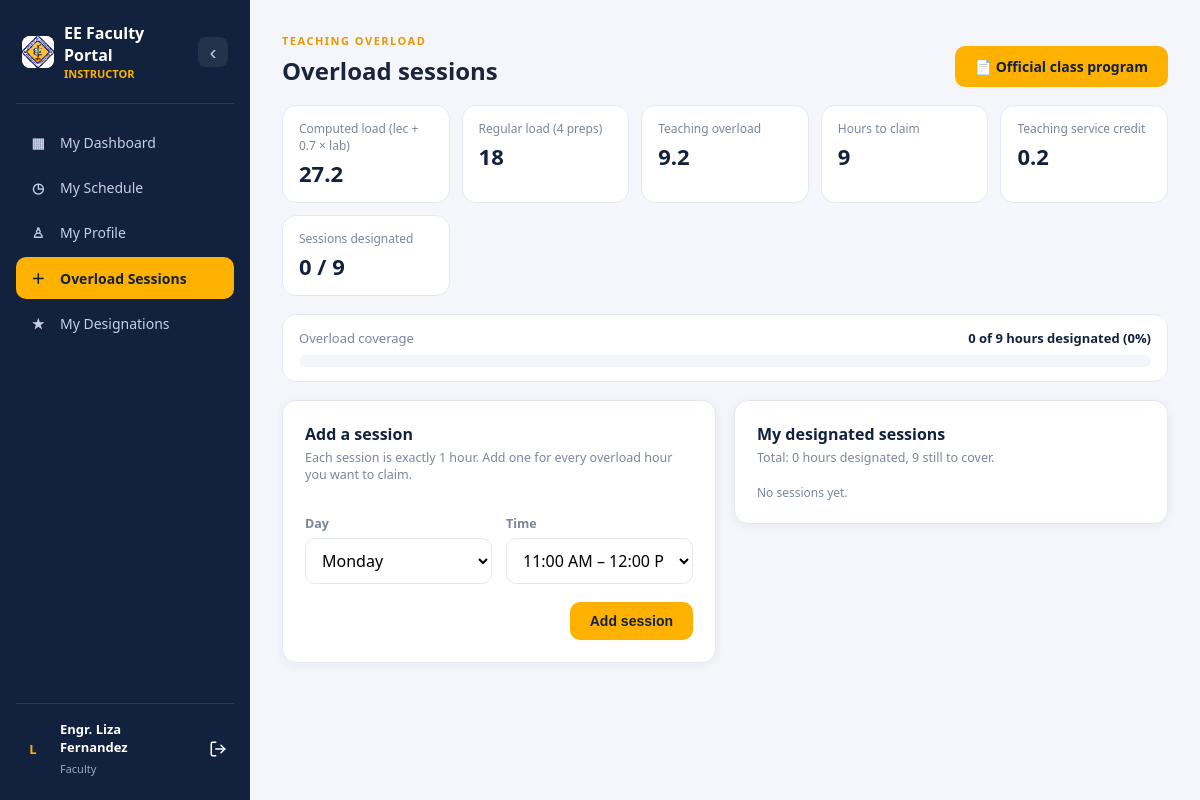
/faculty/overload.php (signed in), run on an earlier commit of the app's database.
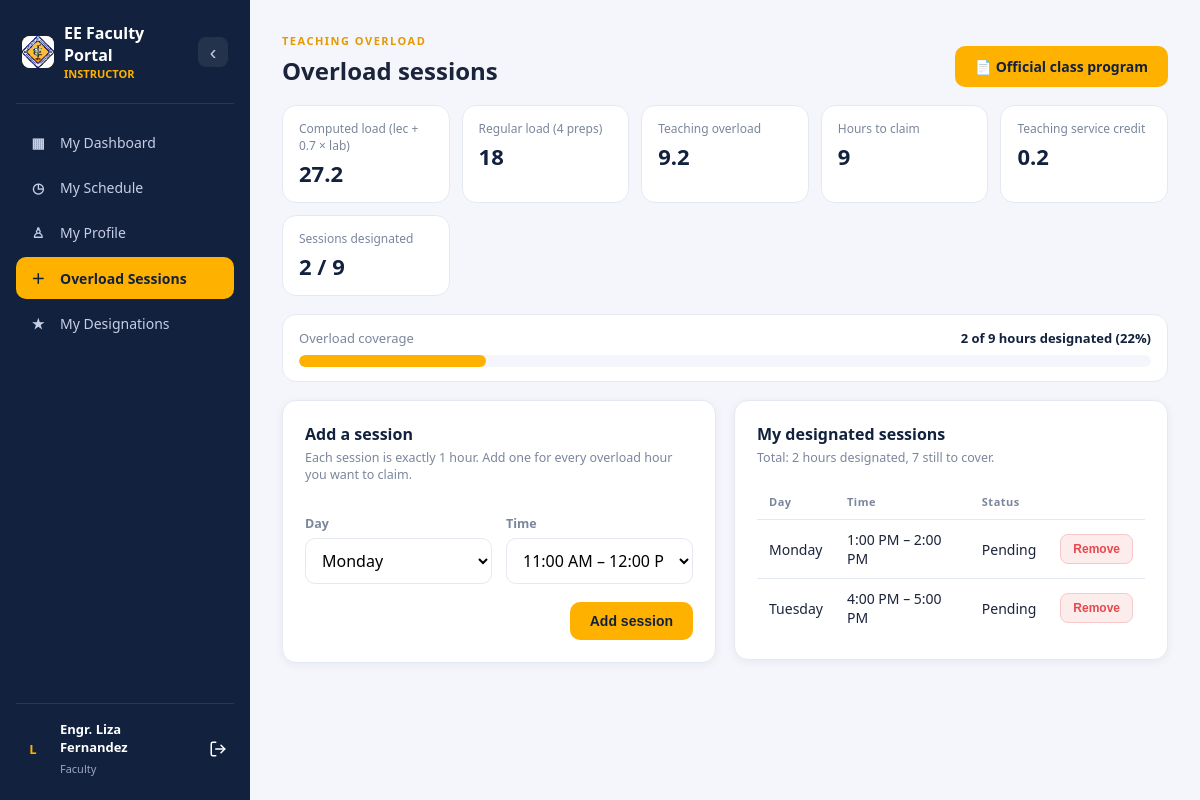
And on a later commit of the database.
### tables this page shows
CREATE TABLE `overload_sessions` (
  `session_id` int(11) NOT NULL,
  `faculty_id` int(11) NOT NULL,
  `day_of_week` varchar(10) NOT NULL,
  `start_time` time NOT NULL,
  `end_time` time NOT NULL,
  `status` enum('Pending','Approved','Rejected') NOT NULL DEFAULT 'Pending',
  `created_at` timestamp NOT NULL DEFAULT current_timestamp()
);

CREATE TABLE `schedules` (
  `schedule_id` int(11) NOT NULL,
  `course_id` int(11) NOT NULL,
  `faculty_id` int(11) DEFAULT NULL,
  `room_id` int(11) NOT NULL,
  `section` varchar(20) DEFAULT NULL,
  `class_type` enum('Lecture','Laboratory') NOT NULL DEFAULT 'Lecture',
  `day_of_week` varchar(10) DEFAULT NULL,
  `start_time` time DEFAULT NULL,
  `end_time` time DEFAULT NULL,
  `cell_color` varchar(20) DEFAULT NULL
);

### includes/auth.php (called while the page is built, shortened)
<?php
function currentUserId(): int   { return (int)($_SESSION['user_id'] ?? 0); }

### includes/schedule_helpers.php (called while the page is built, shortened)
<?php
function loadInstructor(mysqli $c, int $id): array {
    $stmt = $c->prepare("SELECT faculty_id, username, faculty_name, specialty, available_days, available_from, available_to FROM faculty WHERE faculty_id = ?");
    $stmt->bind_param('i', $id);
    $stmt->execute();
    $row = $stmt->get_result()->fetch_assoc();
    return $row;
}

### includes/print_helpers.php (called while the page is built, shortened)
<?php
require_once __DIR__ . '/ui.php';
require_once __DIR__ . '/schedule_helpers.php';
function merge_adjacent(array $rows): array {
    $out = []; $open = [];
    foreach ($rows as $r) {
        $k = implode('|', [$r['day_of_week'], $r['course_id'], $r['room_id'], $r['section'], $r['faculty_id'], $r['class_type']]);
        $out[] = $r; $open[$k] = count($out) - 1;
    }
    return $out;
}
function load_program_entries(mysqli $c, string $by = '', $val = null): array {
    $cols = ['section' => ['s.section', 's'], 'faculty' => ['s.faculty_id', 'i'], 'room' => ['s.room_id', 'i']];
    $sql = "SELECT s.schedule_id, s.course_id, s.faculty_id, s.room_id, s.section, s.class_type, s.day_of_week, s.start_time, s.end_time, s.cell_color,
                   c.course_code, c.course_name, c.units, c.year_level, r.room_name, f.faculty_name
            FROM schedules s
            JOIN courses c ON c.course_id = s.course_id
            JOIN rooms r   ON r.room_id   = s.room_id
            LEFT JOIN faculty f ON f.faculty_id = s.faculty_id";
    if (isset($cols[$by])) $sql .= " WHERE {$cols[$by][0]} = ?";
    $sql .= " ORDER BY FIELD(s.day_of_week,'Monday','Tuesday','Wednesday','Thursday','Friday'), s.start_time";
    $st = $c->prepare($sql);
    if (isset($cols[$by])) $st->bind_param($cols[$by][1], $val);
    $st->execute();
    $rows = merge_adjacent($st->get_result()->fetch_all(MYSQLI_ASSOC));
    return $rows;
}
function load_overload_sessions(mysqli $c, int $facultyId): array {
    $st = $c->prepare("SELECT session_id, day_of_week, start_time, end_time, status FROM overload_sessions
                       WHERE faculty_id = ? ORDER BY FIELD(day_of_week,'Monday','Tuesday','Wednesday','Thursday','Friday'), start_time");
    $st->bind_param('i', $facultyId);
    $st->execute();
    return $st->get_result()->fetch_all(MYSQLI_ASSOC);
}
    $c = pcfg(); ?>

### includes/ui.php (called while the page is built, shortened)
<?php
if (!function_exists('h')) {
    function h($v) { return htmlspecialchars((string)$v, ENT_QUOTES, 'UTF-8'); }
}

### faculty/overload.php (the view, shortened to what the rows shown need)
<?php
require '../includes/auth.php';
require '../includes/ui.php';
require '../includes/print_helpers.php';
$conn = (new database())->connect();
$inst = loadInstructor($conn, currentUserId());
$fid  = (int)$inst['faculty_id'];
$entries = load_program_entries($conn, 'faculty', $fid);
$sessions = load_overload_sessions($conn, $fid);
$t12  = fn(string $t) => date('g:i A', strtotime($t));
require '../includes/faculty_header.php';
?>
<section class="page-section">
<div class="section-heading">
    <div><span class="eyebrow">TEACHING OVERLOAD</span><h2>Overload sessions</h2></div>
</div>
<div class="profile-grid">
  <div class="f-card">
    <?php if (!$sessions): ?>
      <p class="f-hint">No sessions yet.</p>
    <?php else: ?>
    <table class="ov-table">
      <tr><th>Day</th><th>Time</th><th>Status</th><th></th></tr>
      <?php foreach ($sessions as $x): ?>
      <tr>
        <td><?= h($x['day_of_week']) ?></td>
        <td><?= h($t12($x['start_time'])) ?> – <?= h($t12($x['end_time'])) ?></td>
        <td><?= h($x['status']) ?></td>
        <td><?php if ($x['status'] === 'Pending'): ?>
          <form method="post" style="display:inline"><?= csrf_field() ?>
            <button type="submit" class="danger-btn">Remove</button></form>
        <?php endif; ?></td>
      </tr>
      <?php endforeach; ?>
    </table>
    <?php endif; ?>
  </div>
</div>
</section>
<?php require '../includes/footer.php'; ?>

What changed in the data, as far as the page shows it:
added overload_sessions: day_of_week "Monday", start_time "1:00 PM", end_time "2:00 PM", status "Pending"
added overload_sessions: day_of_week "Tuesday", start_time.start_time "4:00 PM", end_time "5:00 PM", status "Pending"
Also different on the page:
$used: "0" → "2"
$pct: "0" → "22"
$left: "9" → "7"
text no longer shown: "No sessions yet."
text now shown: "Day Time Status"
